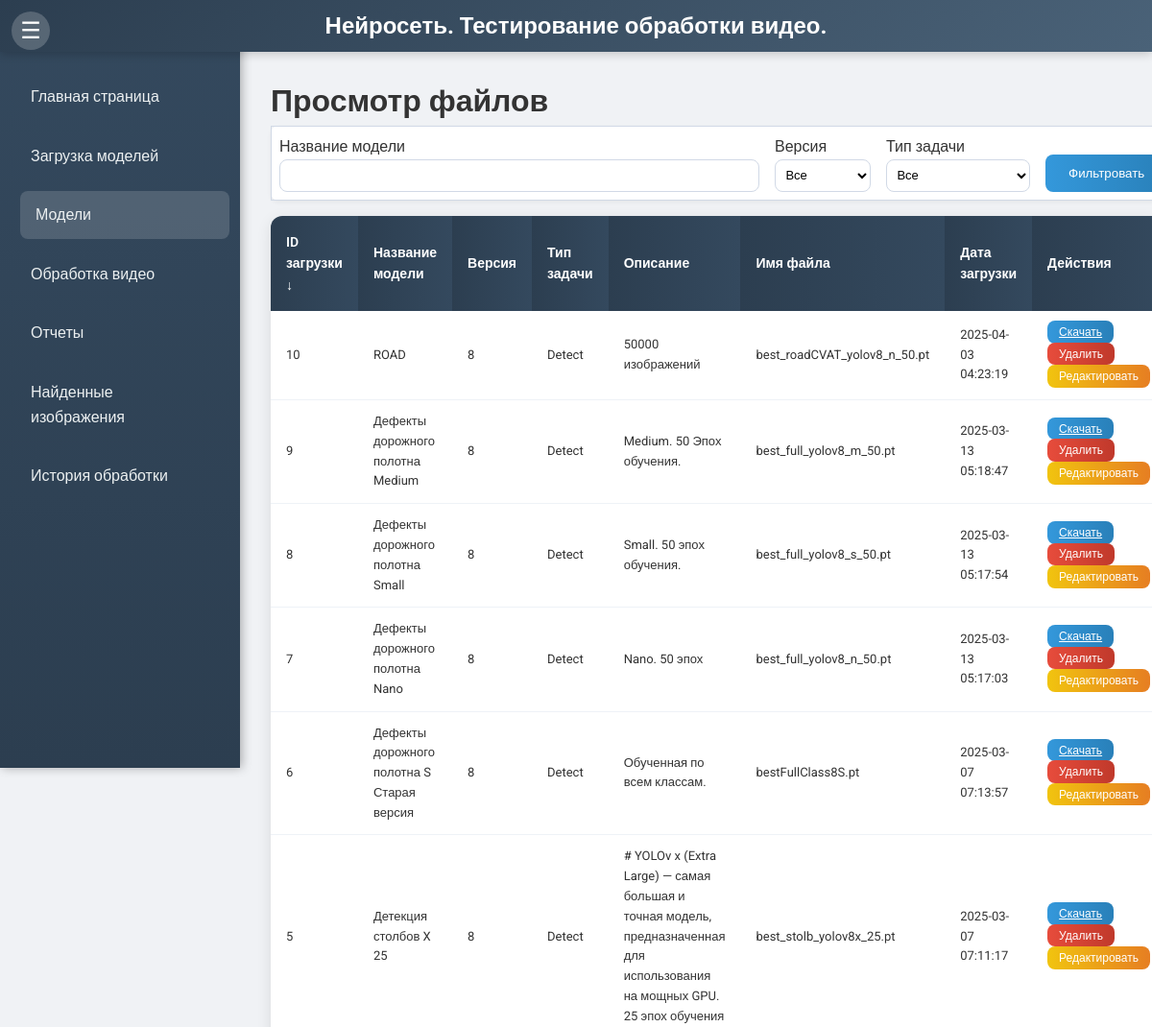
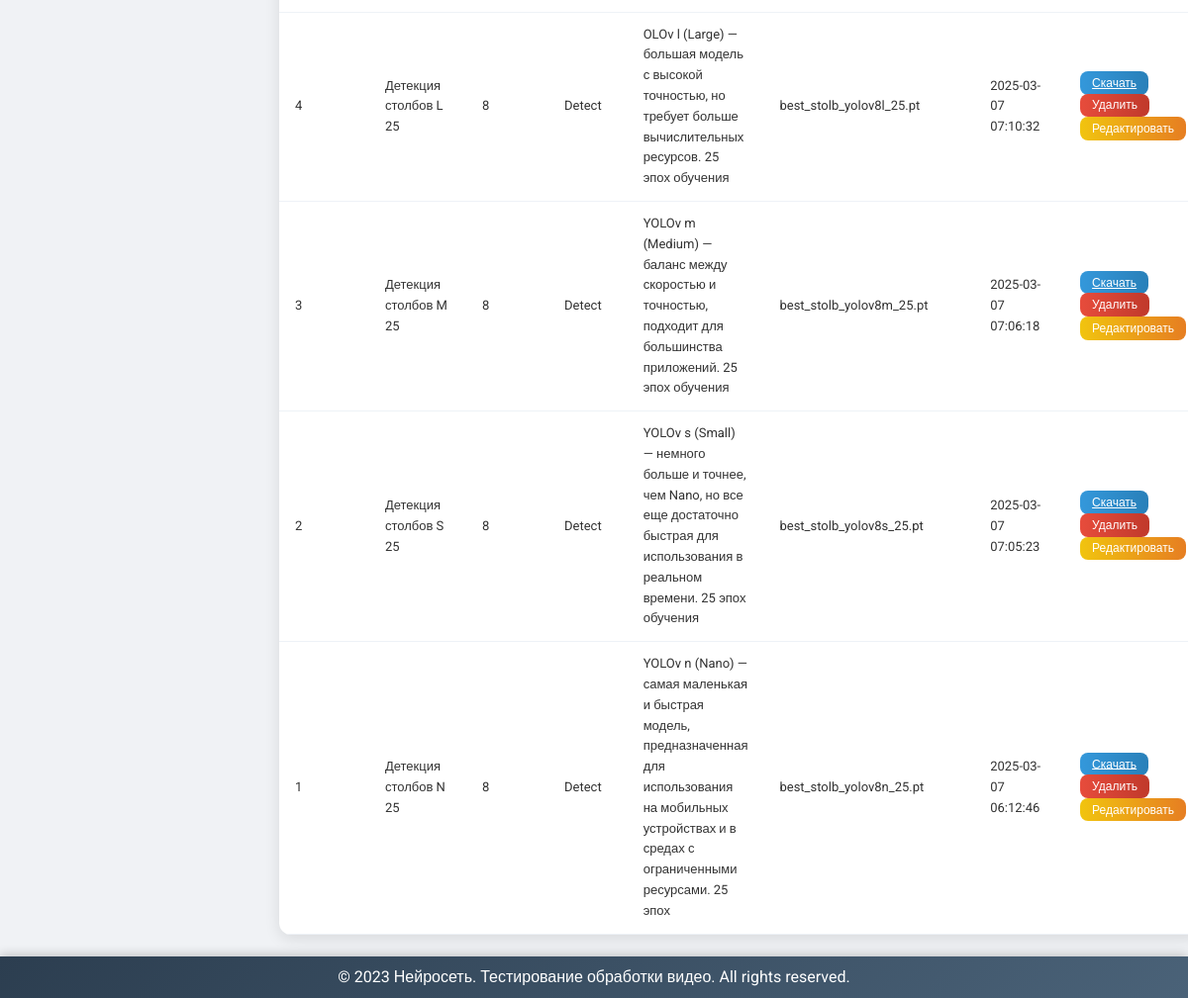
Screenshot of /view?sort_by=id&sort_dir=desc with the database file from the repository (2 pictures, top to bottom).
### models.py (models this page shows)
class UploadedFile(db.Model):
    id = db.Column(db.Integer, primary_key=True)
    model_name = db.Column(db.String(255), nullable=False)
    version = db.Column(db.String(10), nullable=False)
    task_type = db.Column(db.String(50), nullable=False)
    description = db.Column(db.Text, nullable=False)
    file_path = db.Column(db.String(255), nullable=False)
    original_filename = db.Column(db.String(255), nullable=False)
    filename_without_guid = db.Column(db.String(255), nullable=False)
    upload_datetime = db.Column(db.DateTime, default=datetime.utcnow)

### app.py (the view)
@app.route('/view', methods=['GET'])
def view_files():
    model_name = request.args.get('model_name')
    version = request.args.get('version')
    task_type = request.args.get('task_type')
    sort_by = request.args.get('sort_by', 'upload_datetime')
    sort_dir = request.args.get('sort_dir', 'desc')
    query = UploadedFile.query
    if model_name:
        query = query.filter(UploadedFile.model_name.ilike(f'%{model_name}%'))
    if version:
        query = query.filter_by(version=version)
    if task_type:
        query = query.filter_by(task_type=task_type)
    sortable_fields = {
        'id': UploadedFile.id,
        'model_name': UploadedFile.model_name,
        'version': UploadedFile.version,
        'task_type': UploadedFile.task_type,
        'description': UploadedFile.description,
        'filename_without_guid': UploadedFile.filename_without_guid,
        'upload_datetime': UploadedFile.upload_datetime
    }
    if sort_by in sortable_fields:
        sort_column = sortable_fields[sort_by]
        if sort_dir == 'asc':
            query = query.order_by(asc(sort_column))
        else:
            query = query.order_by(desc(sort_column))
    files = query.all()
    unique_model_names = [row[0] for row in db.session.query(distinct(UploadedFile.model_name)).all()]
    return render_template(
        'view.html',
        files=files,
        current_page='view',
        sort_by=sort_by,
        sort_dir=sort_dir,
        unique_model_names=unique_model_names
    )

### templates/view.html (shortened to what this page needs)
{% extends 'base.html' %}
{% block content %}
    <h1>Просмотр файлов</h1>
    <form method="GET" action="{{ url_for('view_files') }}">
        <table class="filter-table">
            <tr>
                <td class="form-group compact">
                    <label for="model_name">Название модели</label>
                    <input type="text" id="model_name" name="model_name" class="form-control compact-input" value="" list="model_names" autocomplete="off" style="width: 500px;">
                </td>
                <td class="form-group compact">
                    <label for="version">Версия</label>
                    <select id="version" name="version" class="form-control compact-input" style="width: 100px;">
                        <option value="">Все</option>
                    </select>
                </td>
                <td class="form-group compact">
                    <label for="task_type">Тип задачи</label>
                    <select id="task_type" name="task_type" class="form-control compact-input" style="width: 150px;">
                        <option value="">Все</option>
                    </select>
                </td>
                <td class="form-group compact filter-button">
                    <button type="submit" class="btn btn-primary">Фильтровать</button>
                </td>
            </tr>
        </table>
    </form>
    <table class="modern-table">
        <thead>
            <tr>
                <th><a href="{{ url_for('view_files', model_name=request.args.get('model_name'), version=request.args.get('version'), task_type=request.args.get('task_type'), sort_by='id', sort_dir='asc' if sort_by == 'id' and sort_dir == 'desc' else 'desc') }}" class="table-link">ID загрузки {% if sort_by == 'id' %}{{ '↑' if sort_dir == 'asc' else '↓' }}{% endif %}</a></th>
                <th><a href="{{ url_for('view_files', model_name=request.args.get('model_name'), version=request.args.get('version'), task_type=request.args.get('task_type'), sort_by='model_name', sort_dir='asc' if sort_by == 'model_name' and sort_dir == 'desc' else 'desc') }}" class="table-link">Название модели {% if sort_by == 'model_name' %}{{ '↑' if sort_dir == 'asc' else '↓' }}{% endif %}</a></th>
                <th><a href="{{ url_for('view_files', model_name=request.args.get('model_name'), version=request.args.get('version'), task_type=request.args.get('task_type'), sort_by='version', sort_dir='asc' if sort_by == 'version' and sort_dir == 'desc' else 'desc') }}" class="table-link">Версия {% if sort_by == 'version' %}{{ '↑' if sort_dir == 'asc' else '↓' }}{% endif %}</a></th>
                <th><a href="{{ url_for('view_files', model_name=request.args.get('model_name'), version=request.args.get('version'), task_type=request.args.get('task_type'), sort_by='task_type', sort_dir='asc' if sort_by == 'task_type' and sort_dir == 'desc' else 'desc') }}" class="table-link">Тип задачи {% if sort_by == 'task_type' %}{{ '↑' if sort_dir == 'asc' else '↓' }}{% endif %}</a></th>
                <th><a href="{{ url_for('view_files', model_name=request.args.get('model_name'), version=request.args.get('version'), task_type=request.args.get('task_type'), sort_by='description', sort_dir='asc' if sort_by == 'description' and sort_dir == 'desc' else 'desc') }}" class="table-link">Описание {% if sort_by == 'description' %}{{ '↑' if sort_dir == 'asc' else '↓' }}{% endif %}</a></th>
                <th><a href="{{ url_for('view_files', model_name=request.args.get('model_name'), version=request.args.get('version'), task_type=request.args.get('task_type'), sort_by='filename_without_guid', sort_dir='asc' if sort_by == 'filename_without_guid' and sort_dir == 'desc' else 'desc') }}" class="table-link">Имя файла {% if sort_by == 'filename_without_guid' %}{{ '↑' if sort_dir == 'asc' else '↓' }}{% endif %}</a></th>
                <th><a href="{{ url_for('view_files', model_name=request.args.get('model_name'), version=request.args.get('version'), task_type=request.args.get('task_type'), sort_by='upload_datetime', sort_dir='asc' if sort_by == 'upload_datetime' and sort_dir == 'desc' else 'desc') }}" class="table-link">Дата загрузки {% if sort_by == 'upload_datetime' %}{{ '↑' if sort_dir == 'asc' else '↓' }}{% endif %}</a></th>
                <th>Действия</th>
            </tr>
        </thead>
        <tbody>
            {% for file in files %}
            <tr>
                <td>{{ file.id }}</td>
                <td>{{ file.model_name }}</td>
                <td>{{ file.version }}</td>
                <td>{{ file.task_type }}</td>
                <td>{{ file.description }}</td>
                <td>{{ file.filename_without_guid }}</td>
                <td>{{ file.upload_datetime.strftime('%Y-%m-%d %H:%M:%S') }}</td>
                <td>
                    <a href="{{ url_for('download_file', file_id=file.id) }}" class="btn btn-primary btn-sm">Скачать</a>
                    <form method="POST" action="{{ url_for('delete_file', file_id=file.id) }}" style="display:inline;">
                        <button type="submit" class="btn btn-danger btn-sm" onclick="return confirm('Вы уверены, что хотите удалить этот файл?');">Удалить</button>
                    </form>
                    <button class="btn btn-warning btn-sm" onclick="openEditModal({{ file.id }}, '{{ file.model_name }}', '{{ file.version }}', '{{ file.task_type }}', '{{ file.description|replace('\n', '\\n') }}')">Редактировать</button>
                </td>
            </tr>
            {% endfor %}
        </tbody>
    </table>
{% endblock %}

### static/css/styles.css (style rules this page uses)
* { margin: 0; padding: 0; box-sizing: border-box; }
body { font-family: 'Roboto', sans-serif; line-height: 1.6; background-color: #f0f2f5; color: #333; }
.modern-table { width: 100%; border-collapse: collapse; background-color: white; box-shadow: 0 4px 15px rgba(0, 0, 0, 0.1); border-radius: 12px; overflow: hidden; margin-bottom: 2rem; }
.modern-table th { background: linear-gradient(90deg, #2c3e50, #34495e); color: white; padding: 1rem; font-size: 14px; text-align: left; font-weight: 600; }
.modern-table td { padding: 0.75rem 1rem; font-size: 13px; border-bottom: 1px solid #eef2f7; }
.modern-table .btn-sm { padding: 0.3rem 0.75rem; font-size: 12px; }
.modern-table th a.table-link { color: white; text-decoration: none; transition: color 0.3s; }
.form-group { margin-bottom: 1.5rem; }
.form-control { width: 100%; padding: 0.75rem; border: 1px solid #d1d9e6; border-radius: 8px; font-size: 14px; background-color: #fff; transition: border-color 0.3s, box-shadow 0.3s; }
.btn { padding: 0.75rem 1.5rem; border: none; border-radius: 8px; cursor: pointer; transition: background-color 0.3s, transform 0.2s; font-weight: 500; }
.btn-primary { background: linear-gradient(90deg, #3498db, #2980b9); color: white; }
.btn-danger { background: linear-gradient(90deg, #e74c3c, #c0392b); color: white; }
.btn-warning { background: linear-gradient(90deg, #f1c40f, #e67e22); color: white; }
.filter-table { width: 100%; border-collapse: collapse; margin-bottom: 1rem; background-color: #fff; border: 1px solid #d1d9e6; border-radius: 8px; box-shadow: 0 2px 5px rgba(0, 0, 0, 0.05); }
.filter-table td { padding: 0.5rem; vertical-align: bottom; }
.filter-table .form-group.compact { margin-bottom: 0; }
.filter-table .compact-input { width: 100%; padding: 0.4rem; font-size: 13px; height: 34px; box-sizing: border-box; }
.filter-table .filter-button { padding-top: 1.5rem; }

### rows the page displays
UploadedFile: id "10", model_name "ROAD", version "8", task_type "Detect", description "50000 изображений", filename_without_guid "best_roadCVAT_yolov8_n_50.pt", upload_datetime "2025-04-03 04:23:19"
UploadedFile: id "9", model_name "Дефекты дорожного полотна Medium", version "8", task_type "Detect", description "Medium. 50 Эпох обучения.", filename_without_guid "best_full_yolov8_m_50.pt", upload_datetime "2025-03-13 05:18:47"
UploadedFile: id "8", model_name "Дефекты дорожного полотна Small", version "8", task_type "Detect", description "Small. 50 эпох обучения.", filename_without_guid "best_full_yolov8_s_50.pt", upload_datetime "2025-03-13 05:17:54"
UploadedFile: id "7", model_name "Дефекты дорожного полотна Nano", version "8", task_type "Detect", description "Nano. 50 эпох", filename_without_guid "best_full_yolov8_n_50.pt", upload_datetime "2025-03-13 05:17:03"
UploadedFile: id "6", model_name "Дефекты дорожного полотна S Старая версия", version "8", task_type "Detect", description "Обученная по всем классам.", filename_without_guid "bestFullClass8S.pt", upload_datetime "2025-03-07 07:13:57"
UploadedFile: id "5", model_name "Детекция столбов X 25", version "8", task_type "Detect", description "# YOLOv x (Extra Large) — самая большая и точная модель, предназначенная для использования на мощных GPU. 25 эпох обучения", filename_without_guid "best_stolb_yolov8x_25.pt", upload_datetime "2025-03-07 07:11:17"
UploadedFile: id "4", model_name "Детекция столбов L 25", version "8", task_type "Detect", description "OLOv l (Large) — большая модель с высокой точностью, но требует больше вычислительных ресурсов. 25 эпох обучения", filename_without_guid "best_stolb_yolov8l_25.pt", upload_datetime "2025-03-07 07:10:32"
UploadedFile: id "3", model_name "Детекция столбов M 25", version "8", task_type "Detect", description "YOLOv m (Medium) — баланс между скоростью и точностью, подходит для большинства приложений. 25 эпох обучения", filename_without_guid "best_stolb_yolov8m_25.pt", upload_datetime "2025-03-07 07:06:18"
UploadedFile: id "2", model_name "Детекция столбов S 25", version "8", task_type "Detect", description "YOLOv s (Small) — немного больше и точнее, чем Nano, но все еще достаточно быстрая для использования в реальном времени. 25 эпох обучения", filename_without_guid "best_stolb_yolov8s_25.pt", upload_datetime "2025-03-07 07:05:23"
UploadedFile: id "1", model_name "Детекция столбов N 25", version "8", task_type "Detect", description "YOLOv n (Nano) — самая маленькая и быстрая модель, предназначенная для использования на мобильных устройствах и в средах с ограниченными ресурсами. 25 эпох", filename_without_guid "best_stolb_yolov8n_25.pt", upload_datetime "2025-03-07 06:12:46"

### other values shown
{{ '↑' if sort_dir == 'asc' else '↓' }} "↓"
